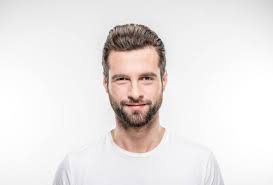
#> input picture sachin.jpg, 273 x 185 px
$ python main.py
#> lines starting #> are read from the running program, lines starting #| are printed output that depends on the picture; after the words box and inside, x2 and y2 are one past the last pixel; in counts of white or black regions, pixels touching at a corner belong together
import cv2


def viewImage(image, name_of_window):
    cv2.namedWindow(name_of_window, cv2.WINDOW_NORMAL)
    cv2.imshow(name_of_window, image)
    cv2.waitKey(0)
    cv2.destroyAllWindows()


image_path = "sachin.jpg"
face_cascade = cv2.CascadeClassifier('haarcascade_frontalface_default.xml')
image = cv2.imread(image_path)
#> image is the input picture: shape (185, 273, 3); mean B, G, R 228.4, 229.7, 234.1
gray = cv2.cvtColor(image, cv2.COLOR_BGR2GRAY)
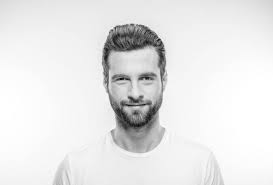
#> gray: shape (185, 273); min 7, max 255, mean 230.8
faces = face_cascade.detectMultiScale(
    gray,
    scaleFactor=1.1,
    minNeighbors=5,
    minSize=(10, 10)
)
#> faces = [[97, 50, 75, 75]]
faces_detected = "Лиц обнаружено: " + format(len(faces))
#> faces_detected = 'Лиц обнаружено: 1'
print(faces_detected)
#| Лиц обнаружено: 1
# Рисуем квадраты вокруг лиц
for (x, y, w, h) in faces:
    cv2.rectangle(image, (x, y), (x + w, y + h), (255, 255, 0), 2)
#> this loop made 1 pass
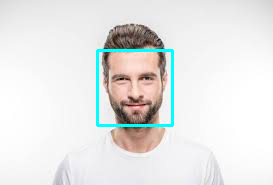
#> image: shape (185, 273, 3); 1.77% of pixels changed, all inside (x1, y1, x2, y2) = (96, 49, 174, 127)
viewImage(image, faces_detected)
